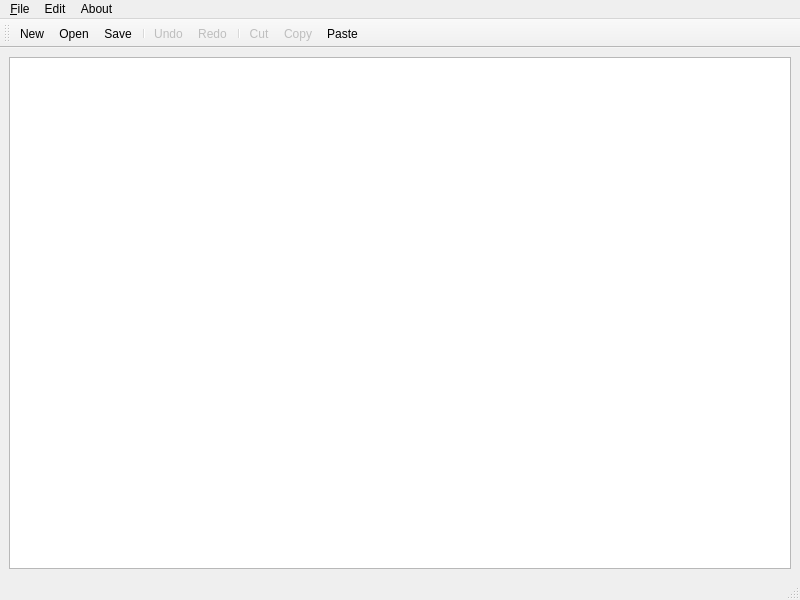
<?xml version="1.0" encoding="UTF-8"?>
<ui version="4.0">
 <class>MainWindow</class>
 <widget class="QMainWindow" name="MainWindow">
  <property name="geometry">
   <rect>
    <x>0</x>
    <y>0</y>
    <width>800</width>
    <height>600</height>
   </rect>
  </property>
  <property name="windowTitle">
   <string>MainWindow</string>
  </property>
  <widget class="QWidget" name="centralwidget">
   <layout class="QVBoxLayout" name="verticalLayout">
    <item>
     <widget class="QPlainTextEdit" name="plainTextEdit"/>
    </item>
   </layout>
  </widget>
  <widget class="QMenuBar" name="menubar">
   <property name="geometry">
    <rect>
     <x>0</x>
     <y>0</y>
     <width>800</width>
     <height>23</height>
    </rect>
   </property>
   <widget class="QMenu" name="menu_file">
    <property name="title">
     <string>&amp;File</string>
    </property>
    <addaction name="actionNew"/>
    <addaction name="actionOpen"/>
    <addaction name="actionSave"/>
    <addaction name="separator"/>
    <addaction name="actionExit"/>
   </widget>
   <widget class="QMenu" name="menuEdit">
    <property name="title">
     <string>Edit</string>
    </property>
    <addaction name="actionUndo"/>
    <addaction name="actionRedo"/>
    <addaction name="separator"/>
    <addaction name="actionCut"/>
    <addaction name="actionCopy"/>
    <addaction name="actionPaste"/>
    <addaction name="separator"/>
    <addaction name="actionSelectAll"/>
   </widget>
   <widget class="QMenu" name="menuAbout">
    <property name="title">
     <string>About</string>
    </property>
    <addaction name="actionAboutProgram"/>
    <addaction name="actionAboutQt"/>
   </widget>
   <addaction name="menu_file"/>
   <addaction name="menuEdit"/>
   <addaction name="menuAbout"/>
  </widget>
  <widget class="QStatusBar" name="statusbar"/>
  <widget class="QToolBar" name="toolBar">
   <property name="windowTitle">
    <string>toolBar</string>
   </property>
   <property name="toolButtonStyle">
    <enum>Qt::ToolButtonTextUnderIcon</enum>
   </property>
   <attribute name="toolBarArea">
    <enum>TopToolBarArea</enum>
   </attribute>
   <attribute name="toolBarBreak">
    <bool>false</bool>
   </attribute>
   <addaction name="actionNew"/>
   <addaction name="actionOpen"/>
   <addaction name="actionSave"/>
   <addaction name="separator"/>
   <addaction name="actionUndo"/>
   <addaction name="actionRedo"/>
   <addaction name="separator"/>
   <addaction name="actionCut"/>
   <addaction name="actionCopy"/>
   <addaction name="actionPaste"/>
  </widget>
  <action name="actionNew">
   <property name="text">
    <string>&amp;New</string>
   </property>
  </action>
  <action name="actionOpen">
   <property name="text">
    <string>&amp;Open</string>
   </property>
  </action>
  <action name="actionSave">
   <property name="text">
    <string>&amp;Save</string>
   </property>
  </action>
  <action name="actionExit">
   <property name="text">
    <string>&amp;Exit</string>
   </property>
  </action>
  <action name="actionUndo">
   <property name="enabled">
    <bool>false</bool>
   </property>
   <property name="text">
    <string>&amp;Undo</string>
   </property>
  </action>
  <action name="actionRedo">
   <property name="enabled">
    <bool>false</bool>
   </property>
   <property name="text">
    <string>&amp;Redo</string>
   </property>
  </action>
  <action name="actionCut">
   <property name="enabled">
    <bool>false</bool>
   </property>
   <property name="text">
    <string>Cu&amp;t</string>
   </property>
  </action>
  <action name="actionCopy">
   <property name="enabled">
    <bool>false</bool>
   </property>
   <property name="text">
    <string>&amp;Copy</string>
   </property>
  </action>
  <action name="actionPaste">
   <property name="text">
    <string>&amp;Paste</string>
   </property>
  </action>
  <action name="actionSelectAll">
   <property name="text">
    <string>Select &amp;all</string>
   </property>
  </action>
  <action name="actionAboutProgram">
   <property name="text">
    <string>&amp;About program</string>
   </property>
  </action>
  <action name="actionAboutQt">
   <property name="text">
    <string>About &amp;Qt</string>
   </property>
  </action>
 </widget>
 <resources/>
 <connections>
  <connection>
   <sender>actionExit</sender>
   <signal>triggered()</signal>
   <receiver>MainWindow</receiver>
   <slot>close()</slot>
   <hints>
    <hint type="sourcelabel">
     <x>-1</x>
     <y>-1</y>
    </hint>
    <hint type="destinationlabel">
     <x>399</x>
     <y>299</y>
    </hint>
   </hints>
  </connection>
  <connection>
   <sender>plainTextEdit</sender>
   <signal>copyAvailable(bool)</signal>
   <receiver>actionCopy</receiver>
   <slot>setEnabled(bool)</slot>
   <hints>
    <hint type="sourcelabel">
     <x>399</x>
     <y>299</y>
    </hint>
    <hint type="destinationlabel">
     <x>-1</x>
     <y>-1</y>
    </hint>
   </hints>
  </connection>
  <connection>
   <sender>plainTextEdit</sender>
   <signal>copyAvailable(bool)</signal>
   <receiver>actionCut</receiver>
   <slot>setEnabled(bool)</slot>
   <hints>
    <hint type="sourcelabel">
     <x>399</x>
     <y>299</y>
    </hint>
    <hint type="destinationlabel">
     <x>-1</x>
     <y>-1</y>
    </hint>
   </hints>
  </connection>
  <connection>
   <sender>plainTextEdit</sender>
   <signal>undoAvailable(bool)</signal>
   <receiver>actionUndo</receiver>
   <slot>setEnabled(bool)</slot>
   <hints>
    <hint type="sourcelabel">
     <x>399</x>
     <y>299</y>
    </hint>
    <hint type="destinationlabel">
     <x>-1</x>
     <y>-1</y>
    </hint>
   </hints>
  </connection>
  <connection>
   <sender>plainTextEdit</sender>
   <signal>redoAvailable(bool)</signal>
   <receiver>actionRedo</receiver>
   <slot>setEnabled(bool)</slot>
   <hints>
    <hint type="sourcelabel">
     <x>399</x>
     <y>299</y>
    </hint>
    <hint type="destinationlabel">
     <x>-1</x>
     <y>-1</y>
    </hint>
   </hints>
  </connection>
  <connection>
   <sender>plainTextEdit</sender>
   <signal>modificationChanged(bool)</signal>
   <receiver>MainWindow</receiver>
   <slot>setWindowModified(bool)</slot>
   <hints>
    <hint type="sourcelabel">
     <x>399</x>
     <y>299</y>
    </hint>
    <hint type="destinationlabel">
     <x>399</x>
     <y>299</y>
    </hint>
   </hints>
  </connection>
  <connection>
   <sender>actionPaste</sender>
   <signal>triggered()</signal>
   <receiver>plainTextEdit</receiver>
   <slot>paste()</slot>
   <hints>
    <hint type="sourcelabel">
     <x>-1</x>
     <y>-1</y>
    </hint>
    <hint type="destinationlabel">
     <x>399</x>
     <y>299</y>
    </hint>
   </hints>
  </connection>
  <connection>
   <sender>actionUndo</sender>
   <signal>triggered()</signal>
   <receiver>plainTextEdit</receiver>
   <slot>undo()</slot>
   <hints>
    <hint type="sourcelabel">
     <x>-1</x>
     <y>-1</y>
    </hint>
    <hint type="destinationlabel">
     <x>399</x>
     <y>299</y>
    </hint>
   </hints>
  </connection>
  <connection>
   <sender>actionSelectAll</sender>
   <signal>triggered()</signal>
   <receiver>plainTextEdit</receiver>
   <slot>selectAll()</slot>
   <hints>
    <hint type="sourcelabel">
     <x>-1</x>
     <y>-1</y>
    </hint>
    <hint type="destinationlabel">
     <x>399</x>
     <y>299</y>
    </hint>
   </hints>
  </connection>
  <connection>
   <sender>actionRedo</sender>
   <signal>triggered()</signal>
   <receiver>plainTextEdit</receiver>
   <slot>redo()</slot>
   <hints>
    <hint type="sourcelabel">
     <x>-1</x>
     <y>-1</y>
    </hint>
    <hint type="destinationlabel">
     <x>399</x>
     <y>299</y>
    </hint>
   </hints>
  </connection>
  <connection>
   <sender>actionCut</sender>
   <signal>triggered()</signal>
   <receiver>plainTextEdit</receiver>
   <slot>cut()</slot>
   <hints>
    <hint type="sourcelabel">
     <x>-1</x>
     <y>-1</y>
    </hint>
    <hint type="destinationlabel">
     <x>399</x>
     <y>299</y>
    </hint>
   </hints>
  </connection>
  <connection>
   <sender>actionCopy</sender>
   <signal>triggered()</signal>
   <receiver>plainTextEdit</receiver>
   <slot>copy()</slot>
   <hints>
    <hint type="sourcelabel">
     <x>-1</x>
     <y>-1</y>
    </hint>
    <hint type="destinationlabel">
     <x>399</x>
     <y>299</y>
    </hint>
   </hints>
  </connection>
 </connections>
</ui>
